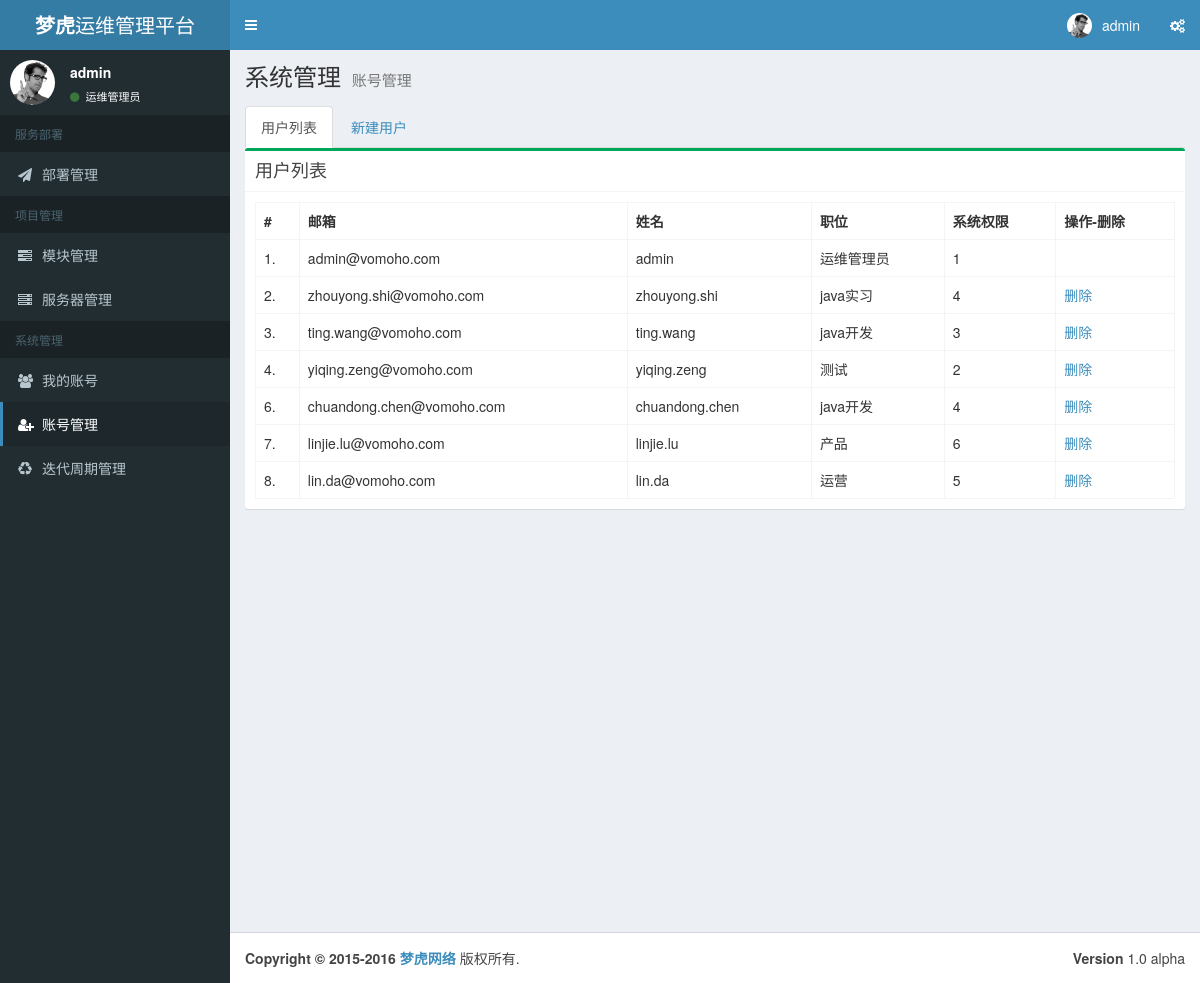
Page /account_manage (signed in) on the committed database.
### tables this page shows
CREATE TABLE users (
  id integer primary key autoincrement,
  email text not null,
  username text not null,
  password text not null,
  system_role integer not null,
  position text not null
);

### views/system.py (the view)
@system.route("/account_manage")
def account_manage(error=None):
    if (not session.get('logged_in')) or (session.get('username') != 'admin'):
        abort(401)
    cur = g.db.execute("select * from users")
    users = cur.fetchall()
    cur2 = g.db.execute("select * from role")
    roles = cur2.fetchall()
    return render_template("users_manage.html",
                           service_type=SERVICE_TYPE["SYSTEM_MANAGE"],
                           service_name=SYSTEM_MANAGE["ACCOUNT_MANAGE"],
                           users=users,
                           roles=roles,
                           error=error)

### run.py (called while the page is built)
def connect_db():
    rv = sqlite3.connect(app.config['DATABASE'])
    rv.row_factory = sqlite3.Row
    return rv

@app.before_request
def before_request():
    g.db = connect_db()
    g.cf = configparser.ConfigParser()
    g.cf.read("config.iml")

@app.teardown_request
def teardown_request(exception):
    if exception is not None:
        print(exception)
    db = getattr(g, 'db', None)
    if db is not None:
        db.close()
    g.db.close()

### templates/users_manage.html (shortened to what this page needs)
{% extends "base_layout.html" %}
{% block body %}
<ul class="nav nav-tabs" role="tablist">
    <li role="presentation" class="active"><a href="#user_list" aria-controls="user_list" role="tab" data-toggle="tab">用户列表</a></li>
    <li role="presentation"><a href="#user_new" aria-controls="user_new" role="tab" data-toggle="tab">新建用户</a></li>
</ul>
  <div class="tab-content">
      <div role="tabpanel" class="tab-pane active" id="user_list">
        <div class="row">
            <div class="col-xs-12">
                <div class="box box-success">
                    <div class="box-header with-border">
                        <h3 class="box-title">用户列表</h3>
                    </div>
                    <div class="box-body">
                        <table class="table table-bordered">
                            <tr>
                                <th>#</th>
                                <th>邮箱</th>
                                <th>姓名</th>
                                <th>职位</th>
                                <th>系统权限</th>
                                <th>操作-删除</th>
                            </tr>
                            {% for user in users %}
                            <tr>
                                <td>{{ user.id }}.</td>
                                <td>{{ user.email }}</td>
                                <td>{{ user.username }}</td>
                                <td>{{ user.position }}</td>
                                <td>{{ user.system_role }}</td>
                                <td>{% if user.username != "admin" %}<a href="/delete_user/{{ user.id }}">删除</a>{% endif %}</td>
                            </tr>
                            {% endfor %}
                        </table>
                    </div>
                </div>
            </div>
        </div>
      </div>
  </div>
{% endblock %}

### templates/base_layout.html (shortened to what this page needs)
<!DOCTYPE html>
<html>
{% if session.logged_in %}
<head>
    <link href="{{ url_for('static', filename='bootstrap/css/bootstrap.min.css') }}" rel="stylesheet" type="text/css"/>
    <link href="{{ url_for('static', filename='dist/css/font-awesome.min.css') }}" rel="stylesheet" type="text/css"/>
    <link href="{{ url_for('static', filename='dist/css/ionicons.min.css') }}" rel="stylesheet" type="text/css"/>
    <link href="{{ url_for('static', filename='dist/css/AdminLTE.min.css') }}" rel="stylesheet" type="text/css"/>
    <link href="{{ url_for('static', filename='dist/css/skins/_all-skins.min.css') }}" rel="stylesheet"
          type="text/css"/>
    <link href="{{ url_for('static', filename='plugins/iCheck/flat/blue.css') }}" rel="stylesheet" type="text/css"/>
    <link href="{{ url_for('static', filename='plugins/jvectormap/jquery-jvectormap-1.2.2.css') }}" rel="stylesheet"
          type="text/css"/>
    <link href="{{ url_for('static', filename='plugins/datepicker/datepicker3.css') }}" rel="stylesheet"
          type="text/css"/>
    <link href="{{ url_for('static', filename='plugins/daterangepicker/daterangepicker-bs3.css') }}" rel="stylesheet"
          type="text/css"/>
</head>
<body class="skin-blue sidebar-mini">
<div class="wrapper">
    <header class="main-header">
        <a href="index2.html" class="logo">
            <span class="logo-lg"><b>梦虎</b>运维管理平台</span>
        </a>
        <nav class="navbar navbar-static-top" role="navigation">
            <a href="#" class="sidebar-toggle" data-toggle="offcanvas" role="button">
            </a>
            <div class="navbar-custom-menu">
                <ul class="nav navbar-nav">
                    <li class="dropdown user user-menu">
                        <a href="#" class="dropdown-toggle" data-toggle="dropdown">
                            <img src="{{ url_for('static', filename='dist/img/user2-160x160.jpg') }}" class="user-image" alt="User Image"/>
                            <span class="hidden-xs">{{ session.username }}</span>
                        </a>
                    </li>
                    <li>
                        <a href="#" data-toggle="control-sidebar"><i class="fa fa-gears"></i></a>
                    </li>
                </ul>
            </div>
        </nav>
    </header>
    <aside class="main-sidebar">
        <section class="sidebar">
            <div class="user-panel">
                <div class="pull-left image">
                    <img src="{{ url_for('static', filename='dist/img/user2-160x160.jpg') }}" class="img-circle" alt="User Image"/>
                </div>
                <div class="pull-left info">
                    <p>{{ session.username }}</p>
                    <a href="#"><i class="fa fa-circle text-success"></i> {{ session.position }}</a>
                </div>
            </div>
            <ul class="sidebar-menu">
                <li class="header">服务部署</li>
                {% if service_name == "部署管理" %}
                    <li class="active">{% else %}
                    <li>{% endif %}
                        <a href="{{ url_for('deploy.deploy_manage') }}">
                            <i class="fa fa-send "></i> <span>部署管理</span>
                        </a>
                    </li>
                {% if session.access != 4%}
                <li class="header">项目管理</li>
                {% if service_name == "工程管理" %}
                    <li class="active">{% else %}
                    <li>{% endif %}
                        <a href="{{ url_for('project.project_list') }}">
                            <i class="fa fa-tasks"></i> <span>模块管理</span>
                        </a>
                    </li>
                {% if session.access != 3 %}
                {% if service_name == "服务器管理" %}
                    <li class="active">{% else %}
                    <li>{% endif %}
                        <a href="{{ url_for('build.server_manage') }}">
                            <i class="fa fa-server"></i> <span>服务器管理</span>
                        </a>
                    </li>
                {% endif %}
                {% endif %}
                <li class="header">系统管理</li>
                {% if service_name == "我的账号" %}
                    <li class="active">{% else %}
                    <li>{% endif %}
                        <a href="{{ url_for('system.my_account', error='None') }}">
                            <i class="fa fa-users"></i> <span>我的账号</span>
                        </a>
                    </li>
                {% if session.username == 'admin' %}
                    {% if service_name == "账号管理" %}
                        <li class="active">{% else %}
                        <li>{% endif %}
                            <a href="{{ url_for('system.account_manage') }}">
                                <i class="fa fa-user-plus"></i> <span>账号管理</span>
                            </a>
                        </li>
                    {% if service_name == "迭代周期管理" %}
                        <li class="active">{% else %}
                        <li>{% endif %}
                            <a href="{{ url_for('system.cycle_manage') }}">
                                <i class="fa fa-recycle"></i> <span>迭代周期管理</span>
                            </a>
                        </li>
                {% endif %}
            </ul>
        </section>
    </aside>
    <div class="content-wrapper">
        <section class="content-header">
            <h1>
                {{ service_type }}
                <small>{{ service_name }}</small>
            </h1>
        </section>
        <section class="content">
            {% block body %}{% endblock %}
        </section>
    </div>
    <footer class="main-footer">
        <div class="pull-right hidden-xs">
            <b>Version</b> 1.0 alpha
        </div>
        <strong>Copyright &copy; 2015-2016 <a href="http://www.dreamtiger.cn">梦虎网络</a></strong> 版权所有.
    </footer>
</div>
</body>
{% endif %}
</html>

### rows in the picture
users: username "admin", position "运维管理员", id "1", email "admin@vomoho.com", system_role "1"
users: id "2", email "zhouyong.shi@vomoho.com", username "zhouyong.shi", position "java实习", system_role "4"
users: id "3", email "ting.wang@vomoho.com", username "ting.wang", position "java开发", system_role "3"
users: id "4", email "yiqing.zeng@vomoho.com", username "yiqing.zeng", position "测试", system_role "2"
users: id "6", email "chuandong.chen@vomoho.com", username "chuandong.chen", position "java开发", system_role "4"
users: id "7", email "linjie.lu@vomoho.com", username "linjie.lu", position "产品", system_role "6"
users: id "8", email "lin.da@vomoho.com", username "lin.da", position "运营", system_role "5"

### other values in the picture
{{ service_type }} "系统管理"
{{ service_name }} "账号管理"
